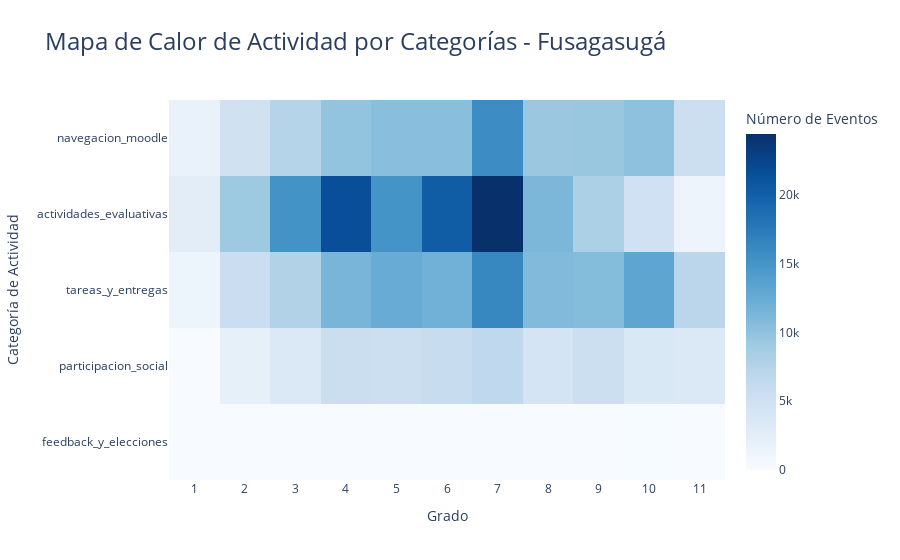
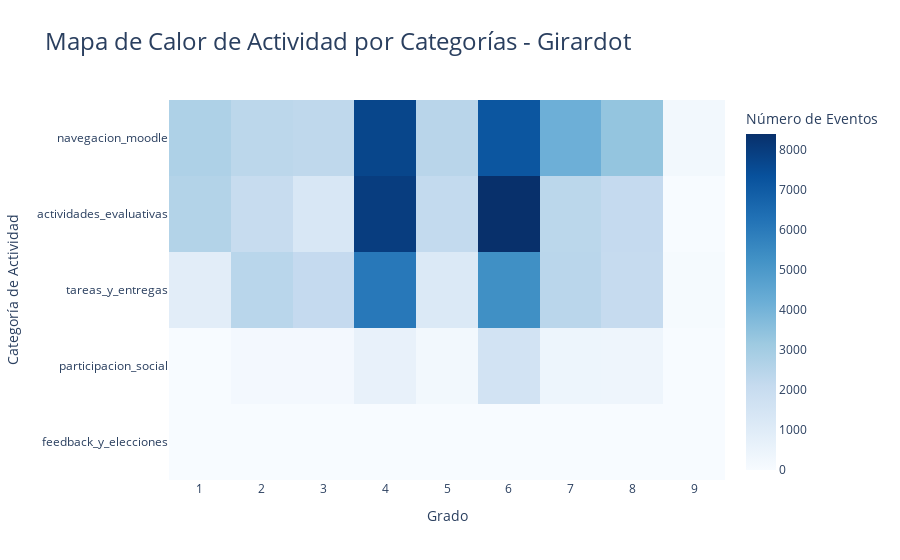

Notebook code for these charts, in order:
### Code cell
import pandas as pd
import plotly.express as px

# --- Cargar datos ---
df = pd.read_csv("../../data/interim/moodle/moodle_course_activity_summary.csv")
df_enrollments = pd.read_csv("../../data/interim/estudiantes/enrollments.csv")
df_asignaturas = pd.read_csv("../../data/raw/tablas_maestras/asignaturas.csv")

# --- Merge ---
df = df.merge(
    df_enrollments[['moodle_user_id', 'id_grado', 'year', 'sede']],
    left_on=['userid', 'year'],
    right_on=['moodle_user_id', 'year'],
    how="left"
)

df = df.merge(
    df_asignaturas[['id_asignatura', 'nombre_2024']],
    on="id_asignatura",
    how="left"
)

# --- Variables ---
event_columns = df.columns.difference(['userid', 'courseid', 'period', 'id_asignatura', 'year', 'course_name', 'sede', 'id_grado', 'moodle_user_id', 'nombre_2024'])

# --- Crear nuevas columnas agrupadas por categoría ---
df['navegacion_moodle'] = df[
    ['course_viewed', 'page_module_viewed', 'url_module_viewed', 'resource_module_viewed', 'lti_module_viewed', 'forum_course_searched']
].sum(axis=1)

df['actividades_evaluativas'] = df[
    ['quiz_attempt_started', 'quiz_attempt_submitted', 'quiz_attempt_summary_viewed', 'quiz_attempt_reviewed',
     'quiz_attempt_viewed', 'quiz_module_viewed', 'hvp_attempt_submitted', 'hvp_module_viewed']
].sum(axis=1)

df['tareas_y_entregas'] = df[
    ['assign_module_viewed', 'assign_submission_form_viewed', 'assign_remove_submission_form_viewed',
     'assign_assessable_submitted', 'assign_feedback_viewed',
     'file_assessable_uploaded', 'file_submission_created',
     'onlinetext_assessable_uploaded', 'onlinetext_submission_created',
     'submission_comment_created', 'submission_status_viewed']
].sum(axis=1)

df['participacion_social'] = df[
    ['forum_module_viewed', 'forum_post_created', 'forum_post_updated', 'forum_post_deleted',
     'forum_discussion_created', 'forum_discussion_deleted', 'forum_discussion_viewed',
     'forum_discussion_subscription_created', 'forum_discussion_subscription_deleted',
     'forum_assessable_uploaded', 'forum_subscription_created', 'chat_module_viewed']
].sum(axis=1)

df['feedback_y_elecciones'] = df[
    ['feedback_module_viewed', 'feedback_response_submitted', 'choice_module_viewed', 'choice_answer_created']
].sum(axis=1)

# --- Hacer el heatmap por sede ---
for sede_actual in ['Fusagasugá', 'Girardot']:
    df_sede = df[df['sede'] == sede_actual]

    actividad_categoria_sede = df_sede.groupby('id_grado')[
        ['navegacion_moodle', 'actividades_evaluativas', 'tareas_y_entregas', 'participacion_social', 'feedback_y_elecciones']
    ].sum()

    fig = px.imshow(
        actividad_categoria_sede.T,  # Transponer para grados en X
        labels=dict(x="Grado", y="Categoría de Actividad", color="Número de Eventos"),
        x=actividad_categoria_sede.index,
        y=actividad_categoria_sede.columns,
        title=f"Mapa de Calor de Actividad por Categorías - {sede_actual}",
        color_continuous_scale="Blues"
    )

    fig.update_layout(
        template="plotly_white",
        xaxis_title="Grado",
        yaxis_title="Categoría de Actividad",
        title_font_size=24,
        xaxis=dict(
            type='linear',
            tickmode='linear',
            dtick=1,
        )
    )

    fig.show()

### Figure 1 — Plotly figure (JSON) as saved in the notebook; plotly's stock layout.template omitted (floating-point values rounded to 4 significant figures)
{"data": [{"coloraxis": "coloraxis", "hovertemplate": "Grado: %{x}<br>Categoría de Actividad: %{y}<br>Número de Eventos: %{z}<extra></extra>", "name": "0", "type": "heatmap", "x": [1.0, 2.0, 3.0, 4.0, 5.0, 6.0, 7.0, 8.0, 9.0, 10.0, 11.0], "xaxis": "x", "y": ["navegacion_moodle", "actividades_evaluativas", "tareas_y_entregas", "participacion_social", "feedback_y_elecciones"], "yaxis": "y", "z": [[1686, 4878, 7302, 9803, 10418, 10428, 15703, 9324, 9453, 10092, 5422], [2575, 9150, 15115, 21629, 15070, 20200, 24408, 11169, 8100, 4976, 1244], [1167, 5493, 7651, 11412, 12422, 11836, 16290, 10909, 10715, 13157, 6940], [17, 2163, 3383, 5551, 5321, 5885, 6629, 4372, 5432, 3653, 3418], [0, 0, 0, 6, 1, 9, 26, 29, 4, 63, 13]]}], "layout": {"coloraxis": {"colorbar": {"title": {"text": "Número de Eventos"}}, "colorscale": [[0, "rgb(247,251,255)"], [0.125, "rgb(222,235,247)"], [0.25, "rgb(198,219,239)"], [0.375, "rgb(158,202,225)"], [0.5, "rgb(107,174,214)"], [0.625, "rgb(66,146,198)"], [0.75, "rgb(33,113,181)"], [0.875, "rgb(8,81,156)"], [1, "rgb(8,48,107)"]]}, "title": {"font": {"size": 24}, "text": "Mapa de Calor de Actividad por Categorías - Fusagasugá"}, "xaxis": {"anchor": "y", "constrain": "domain", "domain": [0, 1], "dtick": 1, "scaleanchor": "y", "tickmode": "linear", "title": {"text": "Grado"}, "type": "linear"}, "yaxis": {"anchor": "x", "autorange": "reversed", "constrain": "domain", "domain": [0, 1], "title": {"text": "Categoría de Actividad"}}}}

### Figure 2 — Plotly figure (JSON) as saved in the notebook; plotly's stock layout.template omitted (floating-point values rounded to 4 significant figures)
{"data": [{"coloraxis": "coloraxis", "hovertemplate": "Grado: %{x}<br>Categoría de Actividad: %{y}<br>Número de Eventos: %{z}<extra></extra>", "name": "0", "type": "heatmap", "x": [1.0, 2.0, 3.0, 4.0, 5.0, 6.0, 7.0, 8.0, 9.0], "xaxis": "x", "y": ["navegacion_moodle", "actividades_evaluativas", "tareas_y_entregas", "participacion_social", "feedback_y_elecciones"], "yaxis": "y", "z": [[2717, 2366, 2289, 7699, 2435, 7155, 4143, 3342, 202], [2599, 2033, 1322, 7955, 2186, 8382, 2371, 2132, 14], [897, 2427, 2131, 6054, 1167, 5312, 2418, 2102, 88], [16, 181, 185, 628, 217, 1559, 400, 365, 0], [0, 11, 0, 0, 0, 0, 0, 0, 0]]}], "layout": {"coloraxis": {"colorbar": {"title": {"text": "Número de Eventos"}}, "colorscale": [[0, "rgb(247,251,255)"], [0.125, "rgb(222,235,247)"], [0.25, "rgb(198,219,239)"], [0.375, "rgb(158,202,225)"], [0.5, "rgb(107,174,214)"], [0.625, "rgb(66,146,198)"], [0.75, "rgb(33,113,181)"], [0.875, "rgb(8,81,156)"], [1, "rgb(8,48,107)"]]}, "title": {"font": {"size": 24}, "text": "Mapa de Calor de Actividad por Categorías - Girardot"}, "xaxis": {"anchor": "y", "constrain": "domain", "domain": [0, 1], "dtick": 1, "scaleanchor": "y", "tickmode": "linear", "title": {"text": "Grado"}, "type": "linear"}, "yaxis": {"anchor": "x", "autorange": "reversed", "constrain": "domain", "domain": [0, 1], "title": {"text": "Categoría de Actividad"}}}}
